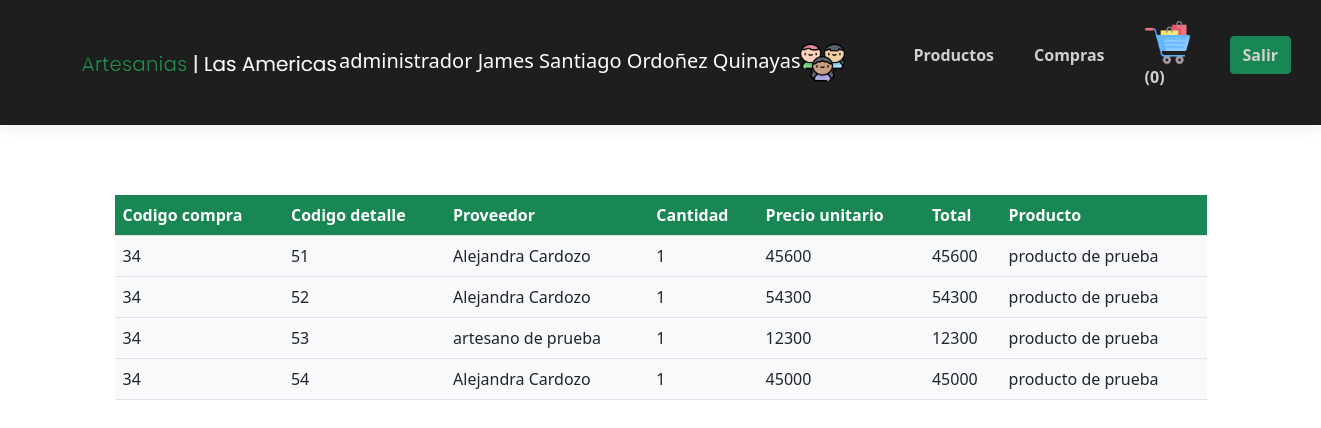
Page /comprador/detalle_compra.php?cod=34 (signed in) on the committed database.
### tables this page shows
CREATE TABLE `detalle_compra` (
  `pk_id_detalle` int(11) NOT NULL,
  `cantidad` int(11) NOT NULL,
  `precio_unitario` int(11) NOT NULL,
  `total` int(11) NOT NULL,
  `fk_pdto` int(11) NOT NULL,
  `fk_compra` int(11) NOT NULL
);

CREATE TABLE `compra` (
  `pk_codigo_compra` int(11) NOT NULL,
  `fecha_compra` date NOT NULL,
  `valor_compra` int(11) NOT NULL,
  `correo` varchar(120) NOT NULL,
  `fk_comprador` int(11) NOT NULL
);

CREATE TABLE `usuario` (
  `pk_identificacion` int(11) NOT NULL,
  `nombre_user` varchar(70) NOT NULL,
  `telefono_user` varchar(50) NOT NULL,
  `correo` varchar(50) NOT NULL,
  `tipo_usuario` enum('artesano','comprador','administrador','') NOT NULL,
  `direccion_user` varchar(50) NOT NULL,
  `password_u` varchar(60) NOT NULL
);

CREATE TABLE `producto` (
  `pk_codigo_pdto` int(11) NOT NULL,
  `nombre_pdto` varchar(50) NOT NULL,
  `desc_pdto` varchar(250) NOT NULL,
  `valor_pdto` int(11) NOT NULL,
  `stock` int(11) NOT NULL,
  `estado` enum('disponible','separado','agotado','') NOT NULL,
  `catalogo` int(11) NOT NULL,
  `proveedor` int(11) NOT NULL,
  `imagenes` varchar(250) NOT NULL
);

### comprador/detalle_compra.php (the view)
<?php
    include 'menuComprador.php';
?>
    <div class="container">
    <div class="container"><h2 style="color:white">Detalle de la compra</h2></div><br>
    <div class="container">
        <table class="table table-hover bg-light">
        <tr class="bg-success" style="color:white">
            <th>Codigo compra</th>
            <th>Codigo detalle</th>
            <th>Proveedor</th>
            <th>Cantidad</th>
            <th>Precio unitario</th>
            <th>Total</th>
            <th>Producto</th>
        </tr>
        <?php
    try{
        $id = $_GET['cod'];
        $sql="SELECT
            dc.pk_id_detalle as codigo,
            u.nombre_user as comprador,
            dc.cantidad,
            dc.precio_unitario,
            dc.total,
            p.nombre_pdto,
            up.nombre_user as proveedor,
            c.pk_codigo_compra as codigo_compra
        FROM `detalle_compra` dc
        JOIN compra c on dc.fk_compra = c.pk_codigo_compra
        JOIN usuario u on c.fk_comprador = u.pk_identificacion
        JOIN producto p on dc.fk_pdto = p.pk_codigo_pdto
        JOIN usuario up on p.proveedor = up.pk_identificacion
        WHERE c.pk_codigo_compra = $id";
     $resultado=$conectar->prepare($sql);
     $resultado->execute(array());
     while ($consulta=$resultado->fetch(PDO::FETCH_ASSOC)){
        ?>
        <tr>
            <td><?php echo  $consulta ['codigo_compra'];?></td>
            <td><?php echo  $consulta ['codigo'];?></td>
            <td><?php echo  $consulta ['proveedor'];?></td>
            <td><?php echo  $consulta ['cantidad'];?></td>
            <td><?php echo  $consulta ['precio_unitario'];?></td>
            <td><?php echo  $consulta ['total'];?></td>
            <td><?php echo  $consulta ['nombre_pdto'];?></td>
        </tr>
        <?php
     }
    }catch(Exception $e){
        die('Error al consultar productos'.$e->getMessage());
    }
    ?>
        </table>
    </div>
    </div>
</body>
</html>

### comprador/menuComprador.php (shortened to what this page needs)
<?php
if(isset($_SESSION['nombre_user'])) {
	$nombre=$_SESSION['nombre_user'];
	$tipo_usuario=$_SESSION['tipo_user'];
}else{
	$nombre="";
}
?>
<!DOCTYPE html>
<html>
<head>
	<link rel="stylesheet" href="../css/menu-comprador.css">
	<link href="https://cdn.jsdelivr.net/npm/bootstrap@5.0.2/dist/css/bootstrap.min.css" rel="stylesheet">
</head>
<body>
	<header>
		<?php
		if($nombre==""){
			echo("<script type='text/javascript'>window.location='../login/logo3.php'</script>");
		}else{
			?>
			<section id="header">
        <a href="#"><img  src="../images/logo.png" class="logo" alt=""></a>
		<span class="navbar-brand mb-0 h1" style="text-decoration:none; color:white"><?php echo  "$tipo_usuario";?> <a href="perfilComprador.php" style="text-decoration:none; color:white"><?php echo "$nombre" ?><img class="img2" src="../images/personas.png" alt="" srcset=""></a></span>
        <div>
            <ul id="navbar">
                <li><a href="inicioProductos.php">Productos</a></li>
                <li><a href="compras.php">Compras </a> </li>
				<li><a href="ver_carrito.php"><img class="img2" src="../images/carro.png" alt="" srcset="">(<?php echo (empty($_SESSION['CARRITO']))?0:count($_SESSION['CARRITO']);?>)</a></li>
				<li><a href="../exit.php" class="btn btn-success">Salir</a></li>
            </ul>
        </div>
    </section>
			<?php
		}
		?>
	</header>
    </body>
</html>

### css/menu-comprador.css (style rules this page uses)
.img2 { width: 45px; height: 45px; }
#header { display: flex; align-items: center; justify-content: space-between; padding: 20px 80px; background: #1e1e1e; box-shadow: 0 5px 15px rgba(0, 0, 0, 0.06); z-index: 999; position: sticky; top: 0; left: 0; }
#navbar { display: flex; align-items: center; justify-content: center; }
#navbar li { list-style: none; padding: 0 20px; position: relative; }
#navbar li a { text-decoration: none; font-size: 16px; font-weight: 600; color: rgb(210, 207, 207); transition: 0.3s ease; }

### rows in the picture
detalle_compra: fk_compra.pk_codigo_compra "34", pk_id_detalle "51", usuario.nombre_user "Alejandra Cardozo", cantidad "1", precio_unitario "45600", total "45600", fk_pdto.nombre_pdto "producto de prueba"
detalle_compra: fk_compra.pk_codigo_compra "34", pk_id_detalle "52", usuario.nombre_user "Alejandra Cardozo", cantidad "1", precio_unitario "54300", total "54300", fk_pdto.nombre_pdto "producto de prueba"
detalle_compra: fk_compra.pk_codigo_compra "34", pk_id_detalle "53", usuario.nombre_user "artesano de prueba", cantidad "1", precio_unitario "12300", total "12300", fk_pdto.nombre_pdto "producto de prueba"
detalle_compra: fk_compra.pk_codigo_compra "34", pk_id_detalle "54", usuario.nombre_user "Alejandra Cardozo", cantidad "1", precio_unitario "45000", total "45000", fk_pdto.nombre_pdto "producto de prueba"

### other values in the picture
$tipo_usuario "administrador"
$nombre "James Santiago Ordoñez Quinayas"
